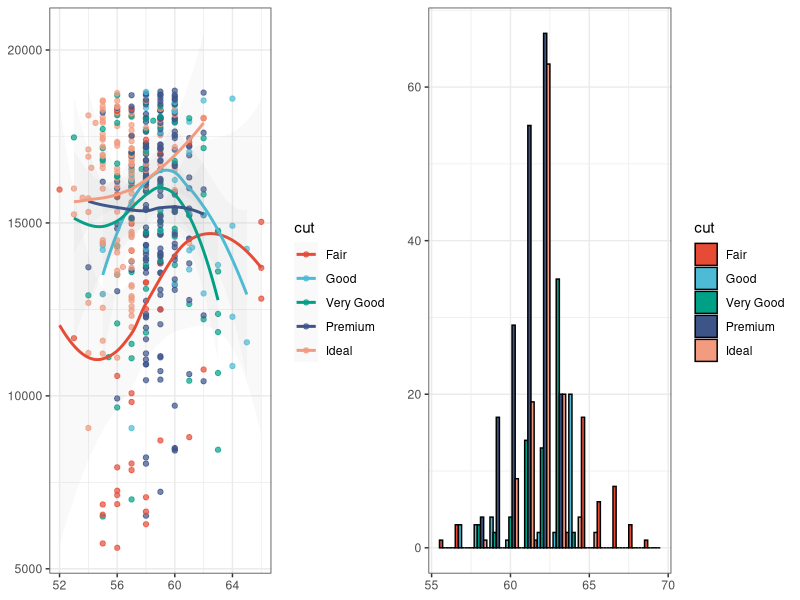
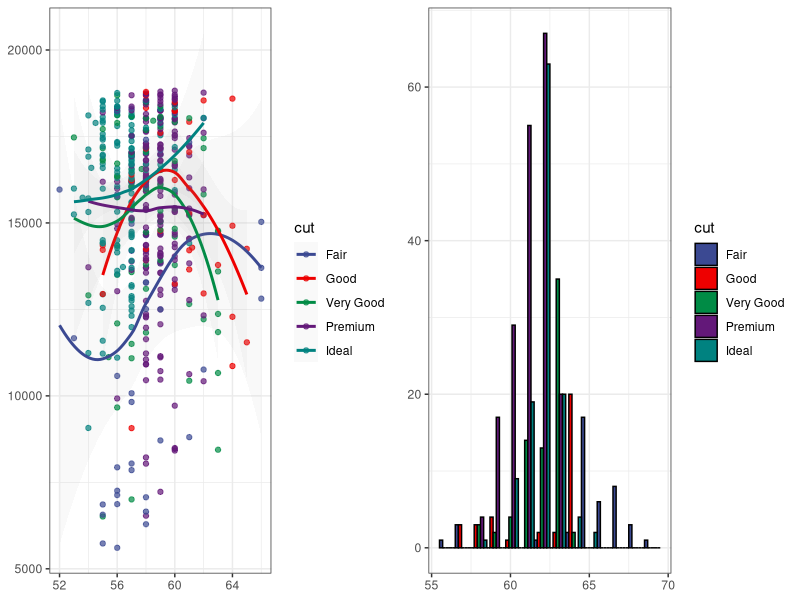
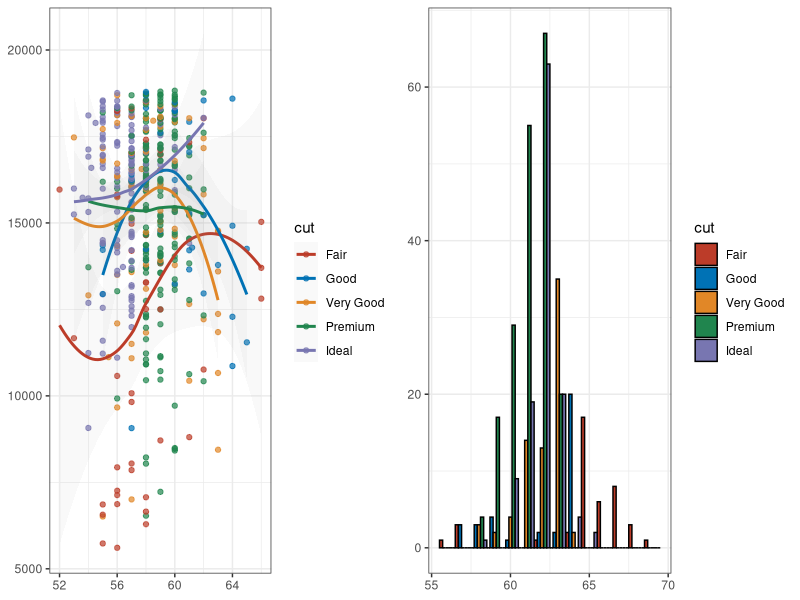
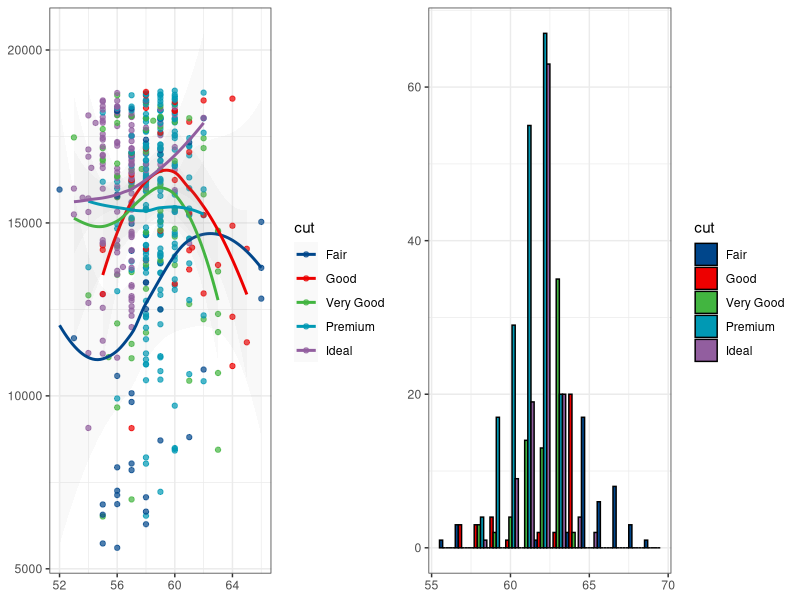
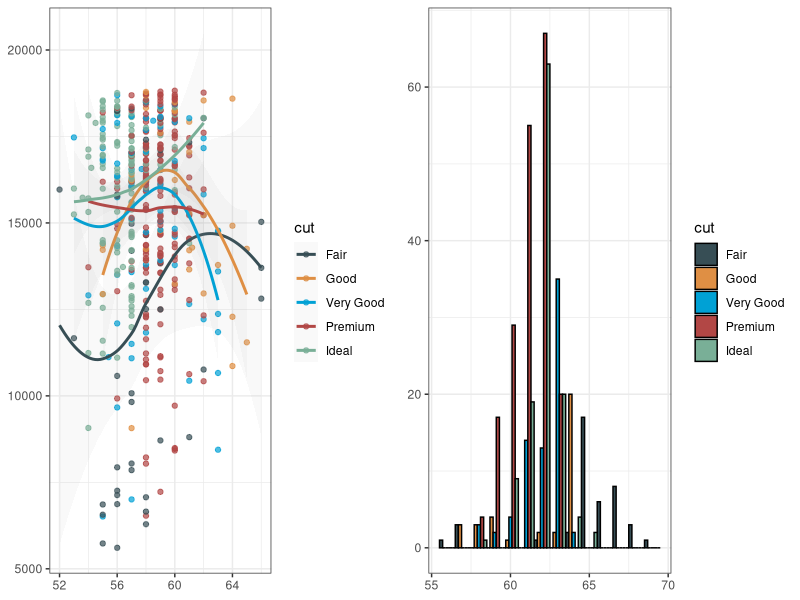
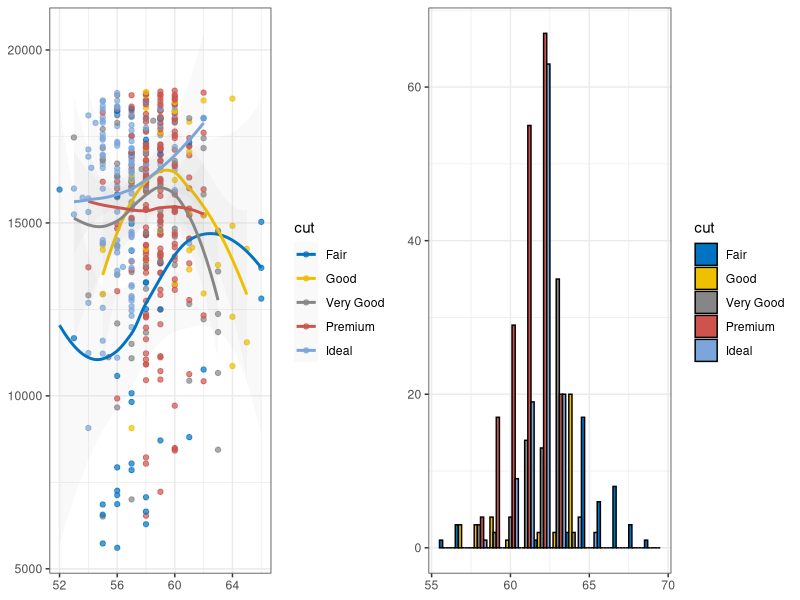
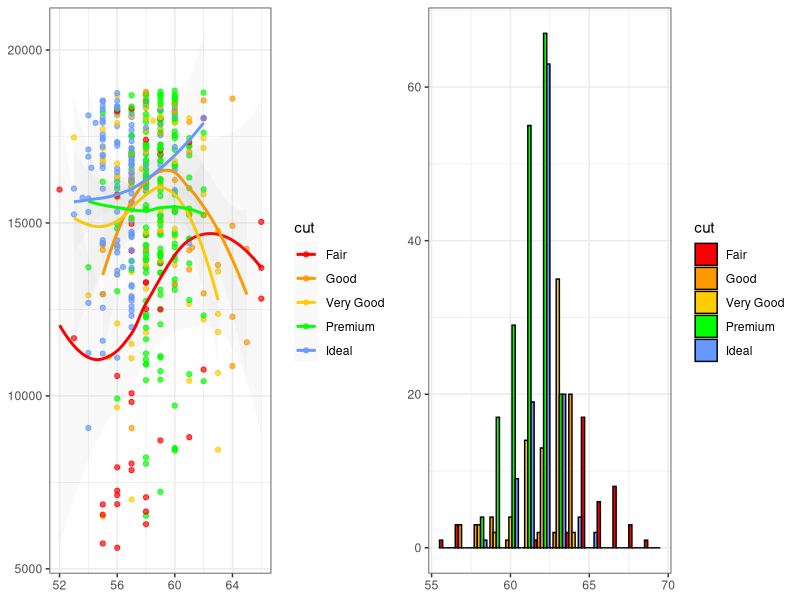
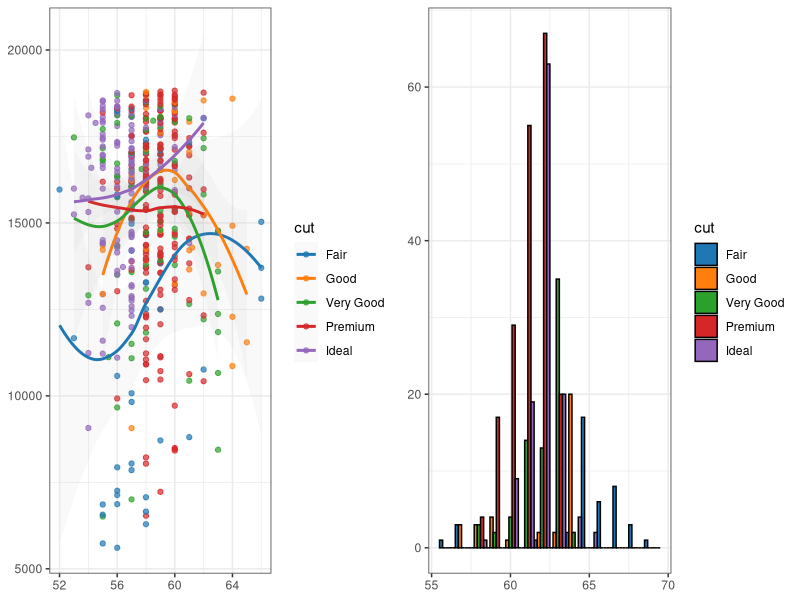

Generate these figures, in order, with R:
## ---- chunk 1
knitr::knit_hooks$set(optipng = knitr::hook_optipng)

knitr::opts_chunk$set(
  collapse = TRUE,
  comment = "#>",
  fig.path = "man/figures/README-",
  out.width = "100%",
  echo = FALSE,
  message = FALSE,
  optipng = "-o1"
)
## ---- chunk 2
library("ggsci")
library("ggplot2")
library("gridExtra")

data("diamonds")

p1 <- ggplot(
  subset(diamonds, carat >= 2.2),
  aes(x = table, y = price, colour = cut)
) +
  geom_point(alpha = 0.7) +
  geom_smooth(method = "loess", alpha = 0.05, size = 1, span = 1) +
  theme_bw() +
  theme(
    axis.title.x = element_blank(),
    axis.title.y = element_blank()
  )

p2 <- ggplot(
  subset(diamonds, carat > 2.2 & depth > 55 & depth < 70),
  aes(x = depth, fill = cut)
) +
  geom_histogram(colour = "black", binwidth = 1, position = "dodge") +
  theme_bw() +
  theme(
    axis.title.x = element_blank(),
    axis.title.y = element_blank()
  )
## ---- chunk 3
p1_npg <- p1 + scale_color_npg()
p2_npg <- p2 + scale_fill_npg()
grid.arrange(p1_npg, p2_npg, ncol = 2)
## ---- chunk 4
p1_aaas <- p1 + scale_color_aaas()
p2_aaas <- p2 + scale_fill_aaas()
grid.arrange(p1_aaas, p2_aaas, ncol = 2)
## ---- chunk 5
p1_nejm <- p1 + scale_color_nejm()
p2_nejm <- p2 + scale_fill_nejm()
grid.arrange(p1_nejm, p2_nejm, ncol = 2)
## ---- chunk 6
p1_lancet <- p1 + scale_color_lancet()
p2_lancet <- p2 + scale_fill_lancet()
grid.arrange(p1_lancet, p2_lancet, ncol = 2)
## ---- chunk 7
p1_jama <- p1 + scale_color_jama()
p2_jama <- p2 + scale_fill_jama()
grid.arrange(p1_jama, p2_jama, ncol = 2)
## ---- chunk 8
p1_jco <- p1 + scale_color_jco()
p2_jco <- p2 + scale_fill_jco()
grid.arrange(p1_jco, p2_jco, ncol = 2)
## ---- chunk 9
p1_ucscgb <- p1 + scale_color_ucscgb()
p2_ucscgb <- p2 + scale_fill_ucscgb()
grid.arrange(p1_ucscgb, p2_ucscgb, ncol = 2)
## ---- chunk 10
p1_d3 <- p1 + scale_color_d3()
p2_d3 <- p2 + scale_fill_d3()
grid.arrange(p1_d3, p2_d3, ncol = 2)
## ---- chunk 11
p1_locuszoom <- p1 + scale_color_locuszoom()
p2_locuszoom <- p2 + scale_fill_locuszoom()
grid.arrange(p1_locuszoom, p2_locuszoom, ncol = 2)
## ---- chunk 12
p1_igv <- p1 + scale_color_igv()
p2_igv <- p2 + scale_fill_igv()
grid.arrange(p1_igv, p2_igv, ncol = 2)
## ---- chunk 13
p1_cosmic_hallmarks_light <- p1 + scale_color_cosmic("hallmarks_light")
p2_cosmic_hallmarks_light <- p2 + scale_fill_cosmic("hallmarks_light")
grid.arrange(p1_cosmic_hallmarks_light, p2_cosmic_hallmarks_light, ncol = 2)

p1_cosmic_hallmarks_dark <- p1 + scale_color_cosmic("hallmarks_dark")
p2_cosmic_hallmarks_dark <- p2 + scale_fill_cosmic("hallmarks_dark")
grid.arrange(p1_cosmic_hallmarks_dark, p2_cosmic_hallmarks_dark, ncol = 2)

p1_cosmic_signature <- p1 + scale_color_cosmic("signature_substitutions")
p2_cosmic_signature <- p2 + scale_fill_cosmic("signature_substitutions")
grid.arrange(p1_cosmic_signature, p2_cosmic_signature, ncol = 2)
## ---- chunk 14
p1_uchicago <- p1 + scale_color_uchicago()
p2_uchicago <- p2 + scale_fill_uchicago()
grid.arrange(p1_uchicago, p2_uchicago, ncol = 2)
## ---- chunk 15
p1_startrek <- p1 + scale_color_startrek()
p2_startrek <- p2 + scale_fill_startrek()
grid.arrange(p1_startrek, p2_startrek, ncol = 2)
## ---- chunk 16
p1_tron <- p1 +
  theme_dark() +
  theme(
    panel.background = element_rect(fill = "#2D2D2D"),
    legend.key = element_rect(fill = "#2D2D2D"),
    axis.title.x = element_blank(), axis.title.y = element_blank()
  ) +
  scale_color_tron()
p2_tron <- p2 +
  theme_dark() +
  theme(
    panel.background = element_rect(fill = "#2D2D2D"),
    axis.title.x = element_blank(), axis.title.y = element_blank()
  ) +
  scale_fill_tron()

grid.arrange(p1_tron, p2_tron, ncol = 2)
## ---- chunk 17
p1_futurama <- p1 + scale_color_futurama()
p2_futurama <- p2 + scale_fill_futurama()
grid.arrange(p1_futurama, p2_futurama, ncol = 2)
## ---- chunk 18
p1_rickandmorty <- p1 + scale_color_rickandmorty()
p2_rickandmorty <- p2 + scale_fill_rickandmorty()
grid.arrange(p1_rickandmorty, p2_rickandmorty, ncol = 2)
## ---- chunk 19
p1_simpsons <- p1 + scale_color_simpsons()
p2_simpsons <- p2 + scale_fill_simpsons()
grid.arrange(p1_simpsons, p2_simpsons, ncol = 2)
## ---- chunk 20
library("reshape2")

data("mtcars")
cor <- cor(unname(cbind(mtcars, mtcars, mtcars, mtcars)))
cor_melt <- melt(cor)

p3 <- ggplot(cor_melt, aes(x = Var1, y = Var2, fill = value)) +
  geom_tile(colour = "black", size = 0.3) +
  theme_bw() +
  theme(axis.title.x = element_blank(), axis.title.y = element_blank())
## ---- chunk 21
p3_gsea <- p3 + scale_fill_gsea()
p3_gsea_inv <- p3 + scale_fill_gsea(reverse = TRUE)
grid.arrange(p3_gsea, p3_gsea_inv, ncol = 2)
## ---- chunk 22
set.seed(42)
k <- 9
x <- diag(k)
x[upper.tri(x)] <- runif(sum(1:(k - 1)), 0, 1)
x_melt <- melt(x)

p4 <- ggplot(x_melt, aes(x = Var1, y = Var2, fill = value)) +
  geom_tile(colour = "black", size = 0.3) +
  scale_x_continuous(expand = c(0, 0)) +
  scale_y_continuous(expand = c(0, 0)) +
  theme_bw() +
  theme(
    legend.position = "none", plot.background = element_blank(),
    axis.line = element_blank(), axis.ticks = element_blank(),
    axis.text.x = element_blank(), axis.text.y = element_blank(),
    axis.title.x = element_blank(), axis.title.y = element_blank(),
    panel.background = element_blank(), panel.border = element_blank(),
    panel.grid.major = element_blank(), panel.grid.minor = element_blank()
  )

grid.arrange(
  p4 + scale_fill_material("red"), p4 + scale_fill_material("pink"),
  p4 + scale_fill_material("purple"), p4 + scale_fill_material("deep-purple"),
  p4 + scale_fill_material("indigo"), p4 + scale_fill_material("blue"),
  p4 + scale_fill_material("light-blue"), p4 + scale_fill_material("cyan"),
  p4 + scale_fill_material("teal"), p4 + scale_fill_material("green"),
  p4 + scale_fill_material("light-green"), p4 + scale_fill_material("lime"),
  p4 + scale_fill_material("yellow"), p4 + scale_fill_material("amber"),
  p4 + scale_fill_material("orange"), p4 + scale_fill_material("deep-orange"),
  p4 + scale_fill_material("brown"), p4 + scale_fill_material("grey"),
  p4 + scale_fill_material("blue-grey"),
  ncol = 6
)
